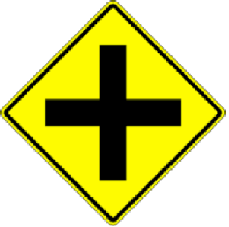
#> input picture choose_script/signs/4-way-intersect.png, 229 x 227 px
$ python linear_markup.py signs
#> lines starting #> are read from the running program, lines starting #| are printed output that depends on the picture
### choose_script/modules/derivative_class.py
import copy as cp
from typing import Tuple
from pathlib import Path

import cv2 as cv
import numpy as np
from sklearn.cluster import DBSCAN

from modules.pattern_class import DetectingPattern


class HomographyDetector(DetectingPattern):

    def __init__(self, standard_paths: list) -> None:
        super().__init__(standard_paths)
        self.standard_signs = {}
        for standard_path in self.standard_paths:
            standard_path_name = Path(standard_path).name.split('.')[0]
            self.standard_signs[standard_path_name] = cv.imread(str(standard_path))

    def add_kps(self, query_img: np.ndarray,
                train_img: np.ndarray) -> Tuple[list, np.ndarray, list, np.ndarray]:
        sift = cv.SIFT_create()

        query_kps, query_des = sift.detectAndCompute(query_img, None)
        train_kps, train_des = sift.detectAndCompute(train_img, None)

        return query_kps, query_des, train_kps, train_des

    def match_kps(self, query_des: np.ndarray, train_des: np.ndarray,
                  train_img: np.ndarray, query_kps: list, train_kps: list) -> np.ndarray:
        index_params = dict(algorithm=1, trees=5)
        search_params = dict(checks=50)
        flann = cv.FlannBasedMatcher(index_params, search_params)
        matches = flann.knnMatch(query_des, train_des, k=2)
        matchesMask = [[0, 0] for _ in range(len(matches))]

        good_matches = []
        for i, (m, n) in enumerate(matches):
            # For Duckietown's test was: if m.distance < .8 * n.distance:
            if m.distance < .65 * n.distance:
                matchesMask[i] = [1, 0]
                good_matches.append(m)
        good_matches = np.asarray(good_matches)

        # [6 lines of commented-out code are left out]
        return good_matches

    def cluster_pts(self, good_matches: np.ndarray,
                    query_kps: list, train_kps: list) -> Tuple[dict, dict]:
        ptQuery_ptTrain = {}
        for DMatch in good_matches:
            pt_q = query_kps[DMatch.queryIdx].pt
            pt_t = train_kps[DMatch.trainIdx].pt
            ptQuery_ptTrain[pt_q] = pt_t

        clusterized = DBSCAN(eps=50, min_samples=3).fit_predict(list(ptQuery_ptTrain.keys()))

        cluster_pts_q = {}
        for gp, pt in zip(clusterized, list(ptQuery_ptTrain.keys())):
            if gp == -1:
                continue
            else:
                if gp not in cluster_pts_q:
                    cluster_pts_q[gp] = [pt]
                else:
                    cluster_pts_q[gp].append(pt)

        cluster_pts_t = cp.deepcopy(cluster_pts_q)
        for cluster in cluster_pts_t:
            for i, pt in enumerate(cluster_pts_t[cluster]):
                cluster_pts_t[cluster][i] = ptQuery_ptTrain[pt]

        return cluster_pts_q, cluster_pts_t

    # [60 lines left out: functions homography_clusters, detect_on_image, detect_on_video, not called in this run]


# [12 lines that do not run on import are left out]

### choose_script/modules/derivative_class_upd.py
from math import prod
from typing import Tuple

import cv2 as cv
import numpy as np

from modules.derivative_class import HomographyDetector


class CustomDetector(HomographyDetector):

    def __init__(self, standards_paths: list):
        super().__init__(standards_paths)
        self.res_coords = []
        self.detected_signs_types = []

    def draw_bounding_boxes(self, cluster_pts_q: dict, query_img: np.ndarray, sign_name: str) -> Tuple[np.ndarray]:
        for pts in cluster_pts_q.values():
            pts.sort(key=lambda x: x[0])
            min_x, max_x = pts[0][0], pts[-1][0]
            pts.sort(key=lambda x: x[1])
            min_y, max_y = pts[0][1], pts[-1][1]

            cnt_x, cnt_y = int((min_x + max_x) / 2), int((min_y + max_y) / 2)
            size = int(max(max_x - min_x, max_y - min_y))
            self.res_coords.append([
                (cnt_x - size, cnt_y - size),
                (cnt_x + size, cnt_y - size),
                (cnt_x + size, cnt_y + size),
                (cnt_x - size, cnt_y + size)
            ])
            query_img = cv.rectangle(query_img, (cnt_x - size, cnt_y - size), (cnt_x + size, cnt_y + size), 255, 3,
                                     cv.LINE_AA)
            query_img = cv.putText(query_img, sign_name, (cnt_x - size, cnt_y - size), cv.FONT_HERSHEY_DUPLEX,
                                   1, (255, 0, 255), 1, cv.LINE_AA)

        return query_img

    def detect_image(self, query_img: np.ndarray) -> Tuple[np.ndarray, dict]:
        self.res_coords.clear()
        self.detected_signs_types.clear()
        prev_res_coords_len = 0
        for sign_name in self.standard_signs:
            train_img = self.standard_signs[sign_name]

            query_kps, query_des, train_kps, train_des = self.add_kps(query_img, train_img)
            good_matches = self.match_kps(query_des, train_des, train_img, query_kps, train_kps)

            if len(good_matches):
                cluster_pts_q, cluster_pts_t = self.cluster_pts(good_matches, query_kps, train_kps)
                query_img = self.draw_bounding_boxes(cluster_pts_q, query_img, sign_name)
                if prev_res_coords_len + 1 == len(self.res_coords):
                    self.detected_signs_types.append(sign_name)
                    prev_res_coords_len += 1

        markup = {
            'fileref': '',
            'size': prod(query_img.shape[:2]),
            'filename': '',
            'base64_img_data': '',
            'file_attributes': {},
            'regions': {}
        }

        signs_types_count = {sign_type: 1 for sign_type in self.detected_signs_types}
        for sign_type, coord in zip(self.detected_signs_types, self.res_coords):
            name = f'{sign_type}-{signs_types_count[sign_type]}'
            signs_types_count[sign_type] += 1
            markup['regions'].update(
                {
                    name: {
                        'shape_attributes': {
                            'name': 'polygon',
                            'all_points_x': [x for x, y in coord],
                            'all_points_y': [y for x, y in coord]
                        },
                        'region_attributes': {}
                    }
                }
            )

        return query_img, markup

### choose_script/linear_markup_helper.py
import json
import os
import re
from datetime import datetime
from pathlib import Path

import cv2 as cv
import numpy as np
from termcolor import cprint

from modules.derivative_class_upd import CustomDetector


class LinearMarkup:

    def __init__(self, signs_path: str, output_folder_path: str, output_img_format: str):
        """
        signs_path (string):
            Absolute path to the output folder (signs).
        output_folder_path (string, optional):
            Absolute path to the output folder ('linear_markup_results' by default).
        output_img_format (string, optional):
            Format in which images will be saved ('png' format by default).
        """
        IMAGE_FORMATS = ('jpeg', 'jpg', 'png', 'PNG')
        IMAGE_REGEX = re.compile(r'(\.jpeg)|(\.jpg)|(\.png)|(\.PNG)$')

        self.output_folder_path = Path(output_folder_path)
        self.output_images_folder_path = self.output_folder_path/'images'
        if not self.output_images_folder_path.exists():
            os.makedirs(str(self.output_images_folder_path))

        self.output_img_format = output_img_format
        if self.output_img_format not in IMAGE_FORMATS:
            raise NameError('Invalid output images extension')

        self.markup_dict = {}
        self.standards = [
            Path(filepath).absolute() for filepath in Path(signs_path).iterdir()
            if IMAGE_REGEX.search(str(filepath))
        ]
        if not self.standards:
            raise FileExistsError('No standard images were found')

        self.detector = CustomDetector(self.standards)

    def img_markup(self, query_img: np.ndarray, i: int) -> None:
        """
        Append useful images and its markup to dataset, and print the log.
        Args:
            query_img (numpy.ndarray): Read image.
            i (integer): Index of current iteration loop.
        """

        image_to_save = query_img.copy()

        res_img, markup = None, None
        cur_time = '-'.join(re.split(r'[ :.]', str(datetime.now())))
        img_file_name = f'img-{i + 1}__{cur_time}.{self.output_img_format}'
        try:
            res_img, markup = self.detector.detect_image(query_img)
        except Exception:
            if not res_img:
                raise NameError('No result image was returned')
            raise ProcessLookupError('Detector cannot detect the image')
        else:
            if markup['regions']:
                cv.imshow(img_file_name, res_img)
                key = cv.waitKey(0)
                if key == 32:  # spacebar key -- append to the dataset
                    cv.imwrite(
                        str(self.output_images_folder_path/img_file_name), image_to_save
                    )
                    with open(self.output_folder_path/'markup.json', 'w') as out_json:
                        markup['filename'] = img_file_name
                        self.markup_dict.update(
                            {img_file_name: markup}
                        )
                        json.dump(self.markup_dict, out_json, indent=4)
                    cprint(f'Image {img_file_name} (#{i + 1}) and markup were successfully writen', 'green')  # "2" key
                else:
                    cprint(f'Image {img_file_name} (#{i + 1}) was skipped', 'yellow')  # "1" key
                cv.destroyAllWindows()
            else:
                cprint(f'In the image {img_file_name} (#{i + 1}) were no signs detected', 'red')  # no signs
        finally:
            print(f'End processing #{i + 1}: {img_file_name}')

### choose_script/modules/pattern_class.py
from abc import abstractmethod
from typing import Tuple

import numpy as np


class DetectingPattern:
    def __init__(self, standard_paths: list) -> None:
        self.standard_paths = standard_paths

    # [4 lines left out: function add_kps, not called in this run]

    @abstractmethod
    def match_kps(self, query_des: np.ndarray, train_des: np.ndarray, train_img, query_kps, train_kps) -> np.ndarray:
        pass

    # [9 lines left out: functions cluster_pts, homography_clusters, not called in this run]

    @abstractmethod
    def detect_on_image(self, query_img) -> np.ndarray:
        pass

    @abstractmethod
    def detect_on_video(self, input_video_path: str, output_video_path: str) -> None:
        pass

### choose_script/linear_markup.py
import re
from argparse import ArgumentParser
from pathlib import Path
from typing import List
from termcolor import cprint

import cv2 as cv

from linear_markup_helper import LinearMarkup


VIDEO_REGEX = re.compile(r'(\.avi)|(\.mp4)|(\.mov)|(\.MOV)$')
IMAGE_REGEX = re.compile(r'(\.jpeg)|(\.jpg)|(\.png)|(\.PNG)$')

arg_parser = ArgumentParser('Linear markup script')
arg_parser.add_argument(
    'input_path', type=str, nargs='?',
    help='path to the input data (folder or video)'
)
arg_parser.add_argument(
    '-p', '--signs_path', type=str, default='signs',
    help='path to the signs images'
)
arg_parser.add_argument(
    '-o', '--output_path', type=str, default='linear_markup_results',
    help='path to the output data (if path does not exist, it will be created)'
)
arg_parser.add_argument(
    '-s', '--skip', type=int, default=24,
    help='how many frames will be skipped in the video per each iteration'
)
arg_parser.add_argument(
    '-ss', '--skip_start', type=int, default=0,
    help='how many frames will be skipped, counting from the beginning of the video.'
)
arg_parser.add_argument(
    '-sl', '--skip_last', type=int, default=0,
    help='how many frames will be skipped, counting from the end of the video.'
)
arg_parser.add_argument(
    '-f', '--img_format', type=str, default='png',
    help='output images extension (without dot)'
)
args = arg_parser.parse_args()

input_path = Path(args.input_path).absolute()
if not input_path.exists():
    raise Exception('Input path does not exist')
output_path = Path(args.output_path).absolute()

videos_paths: List[Path] = []
images_paths: List[Path] = []

if VIDEO_REGEX.search(input_path.name) and input_path.is_file():
    videos_paths.append(input_path)
elif IMAGE_REGEX.search(input_path.name) and input_path.is_file():
    images_paths.append(input_path)
elif input_path.is_dir():
    for filepath in input_path.iterdir():
        if VIDEO_REGEX.search(filepath.name) is not None:
            videos_paths.append(filepath)
        elif IMAGE_REGEX.search(filepath.name) is not None:
            images_paths.append(filepath)
#> pass 2 of the loop `for filepath in input_path.iterdir():`:
#> pass 3 of the loop `for filepath in input_path.iterdir():`:
else:
    raise Exception('Unexpected input data type')

linear_markup = LinearMarkup(args.signs_path, str(output_path), args.img_format)
#> pass 2 of the loop in __init__, `for standard_path in self.standard_paths:`:
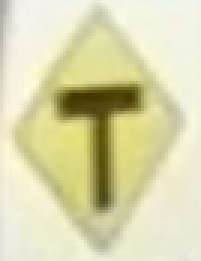
#> input picture choose_script/signs/T-intersection-cut.PNG, 67 x 87 px (shown 3 times larger)
#> pass 3 of the loop in __init__, `for standard_path in self.standard_paths:`:
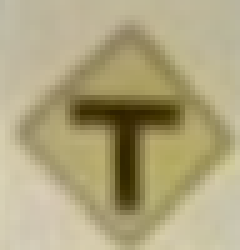
#> input picture choose_script/signs/T-intersection.png, 48 x 50 px (shown 5 times larger)
video_capture = cv.VideoCapture()
for video_path in videos_paths:
    frame_index = 1
    video_capture.open(str(video_path.absolute()))
    length = int(video_capture.get(cv.CAP_PROP_FRAME_COUNT))
    skip_start, skip_last = args.skip_start, length - args.skip_last

    while video_capture.isOpened():
        if frame_index > length:
            break
        result, frame = video_capture.read()
        if result and frame_index % args.skip == 0 and skip_start < frame_index < skip_last:
            scale_percent = 200  # percent of original size
            width = int(frame.shape[1] * scale_percent / 100)
            height = int(frame.shape[0] * scale_percent / 100)
            dim = (width, height)
            # resize image
            resized = cv.resize(frame, dim, interpolation=cv.INTER_NEAREST)
            linear_markup.img_markup(resized, frame_index)
        frame_index += 1

    video_capture.release()

image_index = 0
for image_path in images_paths:
    image = cv.imread(str(image_path.absolute()))
#> image is the input picture: shape (227, 229, 3); mean B, G, R 124.9, 208.1, 208.8
    linear_markup.img_markup(image, image_index)
#> the loop in detect_image, `for sign_name in self.standard_signs:` made 3 passes
#> (sign_name, prev_res_coords_len) on pass 1: ('4-way-intersect', 1)
#> (sign_name, clusterized in cluster_pts) on pass 3: ('T-intersection', [-1, -1])
#> pass 2, in detect_image, `query_img = self.draw_bounding_boxes(cluster_pts_q, query_img, sign_na..`:
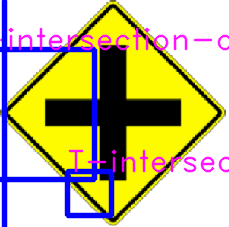
#> query_img: shape (227, 229, 3); mean B, G, R 137, 185.1, 194
#> after the loop in detect_image, `for sign_name in self.standard_signs:`: prev_res_coords_len = 1; self.detected_signs_types = ['4-way-intersect']
#> in detect_image, `signs_types_count = {sign_type: 1 for sign_type in self.detected_signs..`: signs_types_count = {'4-way-intersect': 1}
#> the loop in detect_image, `for sign_type, coord in zip(self.detected_signs_types, self.res_coords):` made 1 pass
#> (sign_type, coord, name) on pass 1: ('4-way-intersect', [(-107, -105), (325, -105), (325, 327), (-107, 327)], '4-way-intersect-1')
#> after the loop in detect_image, `for sign_type, coord in zip(self.detected_signs_types, self.res_coords):`: signs_types_count = {'4-way-intersect': 2}
#> in img_markup, `res_img, markup = self.detector.detect_image(query_img)`: markup = 6 items
#> (key Esc is pressed here)
    image_index += 1
#> pass 2 of the loop `for image_path in images_paths:`:
#> image is the input picture: shape (87, 67, 3); mean B, G, R 173.9, 215.8, 218.2
#> the loop in detect_image (call 2), `for sign_name in self.standard_signs:` made 3 passes
#> (sign_name, clusterized in cluster_pts, cluster_pts_t, cluster_pts_q, prev_res_coords_len) on pass 3: ('T-intersection', [0, 0, 0], {0: [(25.35, 24.16), (32.32, 22.65), (38.05, 26.74)]}, {0: [(31.9, 34.54), (41.87, 32.36), (49.91, 37.78)]}, 2)
#> pass 3, in detect_image (call 2), `query_img = self.draw_bounding_boxes(cluster_pts_q, query_img, sign_na..`:
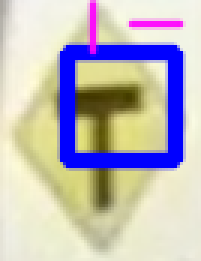
#> query_img: shape (87, 67, 3) (shown 3 times larger); mean B, G, R 188.2, 185.5, 191.1
#> after the loop in detect_image (call 2), `for sign_name in self.standard_signs:`: prev_res_coords_len = 2; self.detected_signs_types = ['T-intersection-cut', 'T-intersection']
#> in detect_image (call 2), `signs_types_count = {sign_type: 1 for sign_type in self.detected_signs..`: signs_types_count = {'T-intersection-cut': 1, 'T-intersection': 1}
#> the loop in detect_image (call 2), `for sign_type, coord in zip(self.detected_signs_types, self.res_coords):` made 2 passes
#> (sign_type, coord, name) on passes 1 to 2: ('T-intersection-cut', [(-42, -31), (106, -31), (106, 117), (-42, 117)], 'T-intersection-cut-1'), ('T-intersection', [(22, 17), (58, 17), (58, 53), (22, 53)], 'T-intersection-1')
#> after the loop in detect_image (call 2), `for sign_type, coord in zip(self.detected_signs_types, self.res_coords):`: signs_types_count = {'T-intersection-cut': 2, 'T-intersection': 2}
#> (key Enter is pressed here)
#> pass 3 of the loop `for image_path in images_paths:`:
#> image is the input picture: shape (50, 48, 3); mean B, G, R 126.5, 165, 174.7
#> the loop in detect_image (call 3), `for sign_name in self.standard_signs:` made 3 passes
#> (sign_name, clusterized in cluster_pts, cluster_pts_t, cluster_pts_q, prev_res_coords_len) on pass 2: ('T-intersection-cut', [0, 0, 0], {0: [(31.9, 34.54), (41.87, 32.36), (49.91, 37.78)]}, {0: [(25.35, 24.16), (32.32, 22.65), (38.05, 26.74)]}, 1)
#> pass 2, in detect_image (call 3), `query_img = self.draw_bounding_boxes(cluster_pts_q, query_img, sign_na..`:
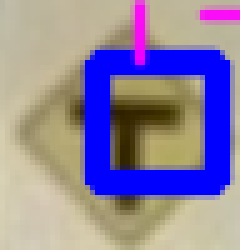
#> query_img: shape (50, 48, 3) (shown 5 times larger); mean B, G, R 160, 130, 142.4
#> after the loop in detect_image (call 3), `for sign_name in self.standard_signs:`: prev_res_coords_len = 1; self.detected_signs_types = ['T-intersection-cut']
#> in detect_image (call 3), `signs_types_count = {sign_type: 1 for sign_type in self.detected_signs..`: signs_types_count = {'T-intersection-cut': 1}
#> the loop in detect_image (call 3), `for sign_type, coord in zip(self.detected_signs_types, self.res_coords):` made 1 pass
#> (sign_type, coord, name) on pass 1: ('T-intersection-cut', [(19, 12), (43, 12), (43, 36), (19, 36)], 'T-intersection-cut-1')
#> after the loop in detect_image (call 3), `for sign_type, coord in zip(self.detected_signs_types, self.res_coords):`: signs_types_count = {'T-intersection-cut': 2}

print('\n\n' + '=' * 50 + '\n\n')
cprint('The script is finished!!!', 'red', 'on_green', attrs=['bold'])
print('\n\n' + '=' * 50)
